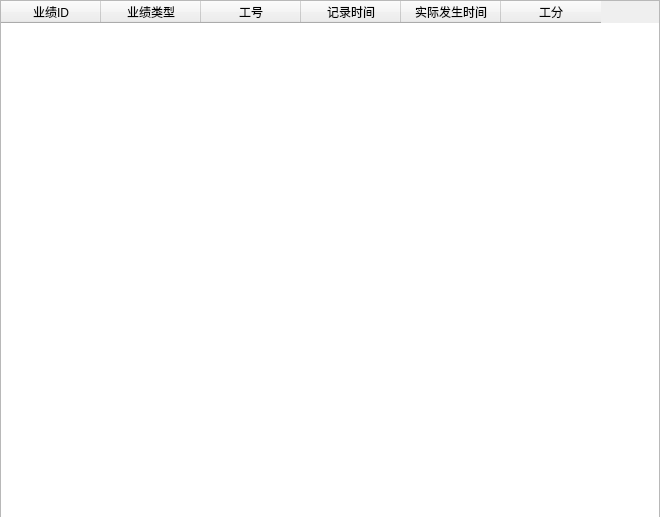
<?xml version="1.0" encoding="UTF-8"?>
<ui version="4.0">
 <class>Form</class>
 <widget class="QWidget" name="Form">
  <property name="geometry">
   <rect>
    <x>0</x>
    <y>0</y>
    <width>660</width>
    <height>517</height>
   </rect>
  </property>
  <property name="windowTitle">
   <string>Form</string>
  </property>
  <widget class="QTableWidget" name="tableWidget">
   <property name="geometry">
    <rect>
     <x>0</x>
     <y>0</y>
     <width>660</width>
     <height>521</height>
    </rect>
   </property>
   <column>
    <property name="text">
     <string>业绩ID</string>
    </property>
   </column>
   <column>
    <property name="text">
     <string>业绩类型</string>
    </property>
   </column>
   <column>
    <property name="text">
     <string>工号</string>
    </property>
   </column>
   <column>
    <property name="text">
     <string>记录时间</string>
    </property>
   </column>
   <column>
    <property name="text">
     <string>实际发生时间</string>
    </property>
   </column>
   <column>
    <property name="text">
     <string>工分</string>
    </property>
   </column>
  </widget>
 </widget>
 <resources/>
 <connections/>
</ui>
